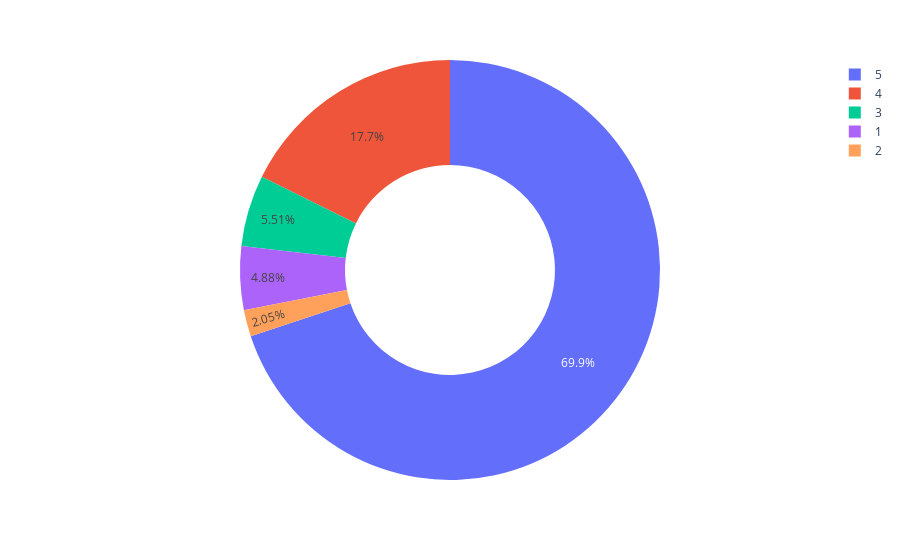

Notebook code cell kept with this figure:
### Code cell
figure = px.pie(df_new, values=quantity, names=numbers,hole = 0.5)
figure.show()

### Figure 1 — Plotly figure (JSON) as saved in the notebook; plotly's stock layout.template omitted (floating-point values rounded to 4 significant figures)
{"data": [{"domain": {"x": [0, 1], "y": [0, 1]}, "hole": 0.5, "hovertemplate": "label=%{label}<br>value=%{value}<extra></extra>", "labels": [5, 4, 3, 1, 2], "legendgroup": "", "name": "", "showlegend": true, "type": "pie", "values": [6788, 1717, 535, 474, 199]}], "layout": {"legend": {"tracegroupgap": 0}, "margin": {"t": 60}}}
